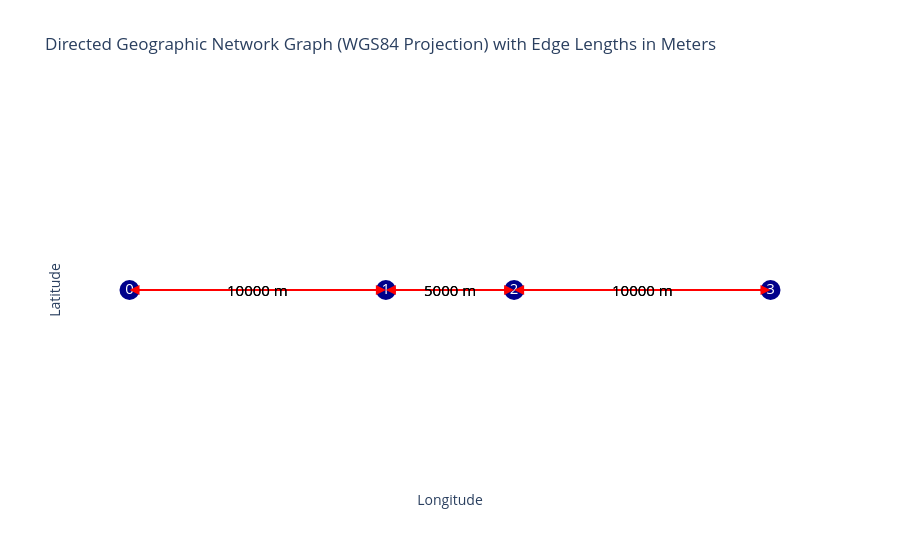

Notebook code for this chart:
### Code cell
plot_graph(FG)

### Figure 1 — Plotly figure (JSON) as saved in the notebook; plotly's stock layout.template omitted (floating-point values rounded to 4 significant figures)
{"data": [{"hoverinfo": "none", "line": {"color": "red", "width": 2}, "mode": "lines", "type": "scatter", "x": [0, 0.08983], "y": [0, 0]}, {"hoverinfo": "none", "line": {"color": "red", "width": 2}, "mode": "lines", "type": "scatter", "x": [0.08983, 0], "y": [0, 0]}, {"hoverinfo": "none", "line": {"color": "red", "width": 2}, "mode": "lines", "type": "scatter", "x": [0.08983, 0.1347], "y": [0, 0]}, {"hoverinfo": "none", "line": {"color": "red", "width": 2}, "mode": "lines", "type": "scatter", "x": [0.1347, 0.08983], "y": [0, 0]}, {"hoverinfo": "none", "line": {"color": "red", "width": 2}, "mode": "lines", "type": "scatter", "x": [0.1347, 0.2246], "y": [0, 0]}, {"hoverinfo": "none", "line": {"color": "red", "width": 2}, "mode": "lines", "type": "scatter", "x": [0.2246, 0.1347], "y": [0, 0]}, {"hoverinfo": "text", "marker": {"color": "darkblue", "size": 20}, "mode": "markers+text", "text": ["0", "1", "2", "3"], "textfont": {"color": "white", "size": 15}, "textposition": "middle center", "type": "scatter", "x": [0, 0.08983, 0.1347, 0.2246], "y": [0, 0, 0, 0]}], "layout": {"annotations": [{"arrowcolor": "red", "arrowhead": 2, "arrowsize": 2, "arrowwidth": 1, "ax": 0, "axref": "x", "ay": 0, "ayref": "y", "showarrow": true, "x": 0.08983, "xref": "x", "y": 0, "yref": "y"}, {"arrowcolor": "red", "arrowhead": 2, "arrowsize": 2, "arrowwidth": 1, "ax": 0.08983, "axref": "x", "ay": 0, "ayref": "y", "showarrow": true, "x": 0, "xref": "x", "y": 0, "yref": "y"}, {"arrowcolor": "red", "arrowhead": 2, "arrowsize": 2, "arrowwidth": 1, "ax": 0.08983, "axref": "x", "ay": 0, "ayref": "y", "showarrow": true, "x": 0.1347, "xref": "x", "y": 0, "yref": "y"}, {"arrowcolor": "red", "arrowhead": 2, "arrowsize": 2, "arrowwidth": 1, "ax": 0.1347, "axref": "x", "ay": 0, "ayref": "y", "showarrow": true, "x": 0.08983, "xref": "x", "y": 0, "yref": "y"}, {"arrowcolor": "red", "arrowhead": 2, "arrowsize": 2, "arrowwidth": 1, "ax": 0.1347, "axref": "x", "ay": 0, "ayref": "y", "showarrow": true, "x": 0.2246, "xref": "x", "y": 0, "yref": "y"}, {"arrowcolor": "red", "arrowhead": 2, "arrowsize": 2, "arrowwidth": 1, "ax": 0.2246, "axref": "x", "ay": 0, "ayref": "y", "showarrow": true, "x": 0.1347, "xref": "x", "y": 0, "yref": "y"}, {"font": {"color": "black", "size": 15}, "showarrow": false, "text": "10000 m", "x": 0.04492, "y": 0}, {"font": {"color": "black", "size": 15}, "showarrow": false, "text": "10000 m", "x": 0.04492, "y": 0}, {"font": {"color": "black", "size": 15}, "showarrow": false, "text": "5000 m", "x": 0.1123, "y": 0}, {"font": {"color": "black", "size": 15}, "showarrow": false, "text": "5000 m", "x": 0.1123, "y": 0}, {"font": {"color": "black", "size": 15}, "showarrow": false, "text": "10000 m", "x": 0.1797, "y": 0}, {"font": {"color": "black", "size": 15}, "showarrow": false, "text": "10000 m", "x": 0.1797, "y": 0}], "plot_bgcolor": "white", "showlegend": false, "title": {"text": "Directed Geographic Network Graph (WGS84 Projection) with Edge Lengths in Meters"}, "xaxis": {"showgrid": false, "showticklabels": false, "title": {"text": "Longitude"}, "zeroline": false}, "yaxis": {"showgrid": false, "showticklabels": false, "title": {"text": "Latitude"}, "zeroline": false}}}
